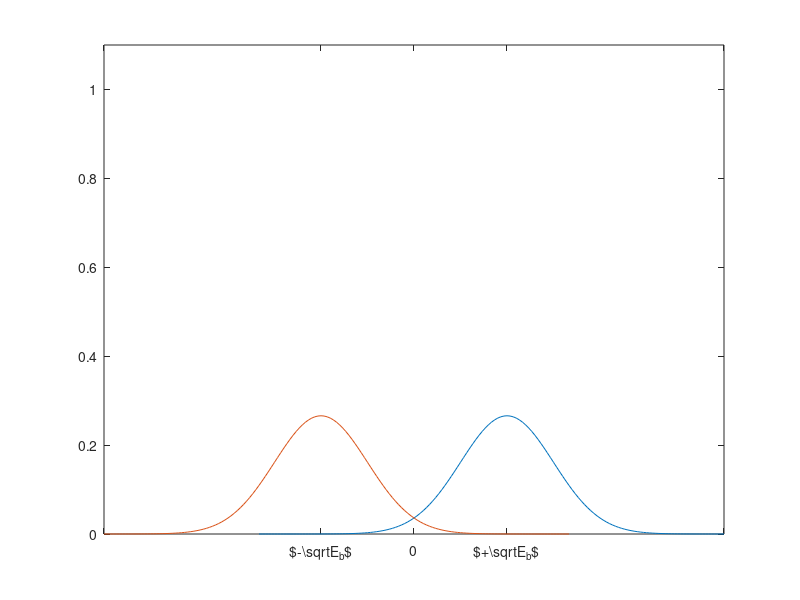

The MATLAB source for this figure:
x=[-5:.1:10];
y=normpdf(x, 3, 1.5);

x2=[-10:.1:5];
y2=normpdf(x2, -3, 1.5);

h = plot(x,y,x2,y2);
set(groot,'defaultAxesTickLabelInterpreter','latex');
xticks([-10,-3,0,3,10])
xticklabels({'', '$-\sqrt{E_b}$','0', '$+\sqrt{E_b}$', ''});
ylim([0 1.1]);
xlim([-10 10]);
